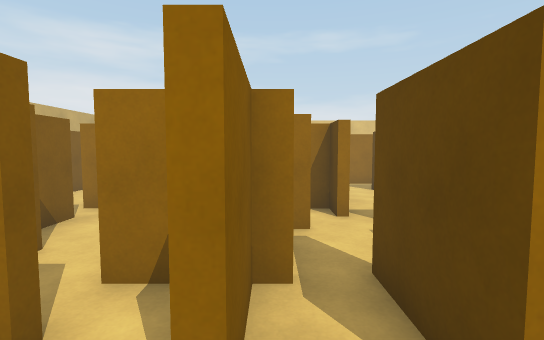
view 1 (above)

21 first-person views from a walk through a 3-D level made in the Unity game engine. The camera is 1.4 m above the floor, tilts 4° down and sees 85° across. The floor is counted in squares, 1 m on a side. Each view is taken from the middle of a square. On the plan, view 1 faces up. The plan holds only what a view shows up to about 14 squares ahead; the rest is blank. The place goes on beyond the plan. The player is left out.

view 2
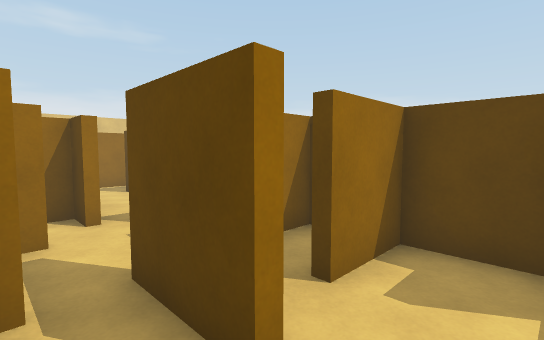

view 3
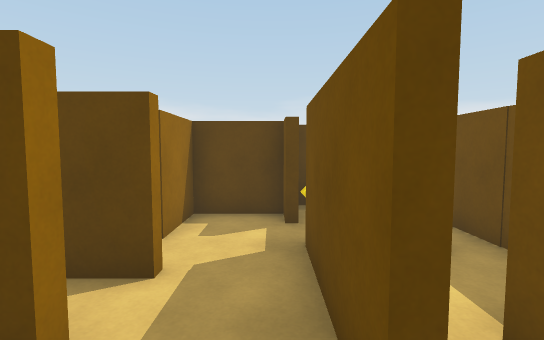

view 4
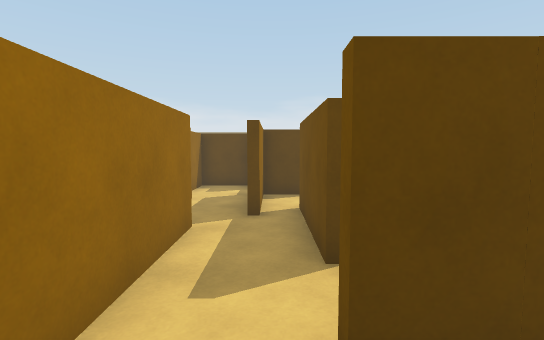

view 5
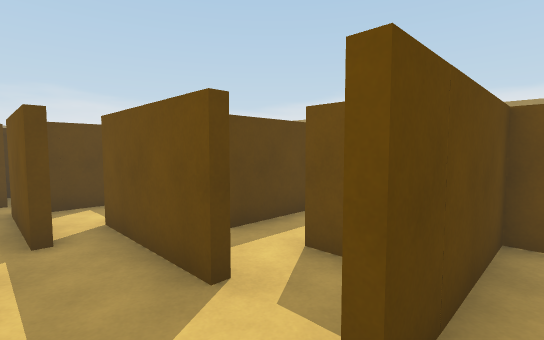

view 6
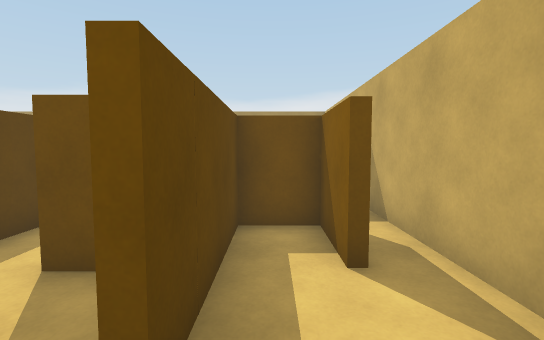

view 7
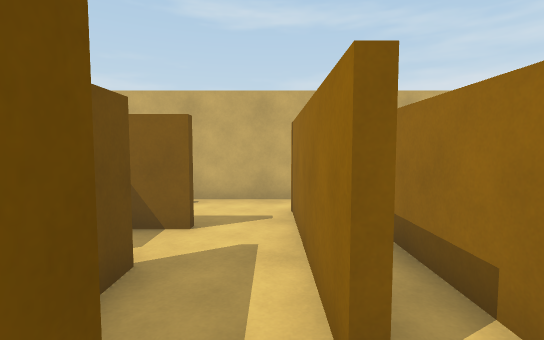

view 8
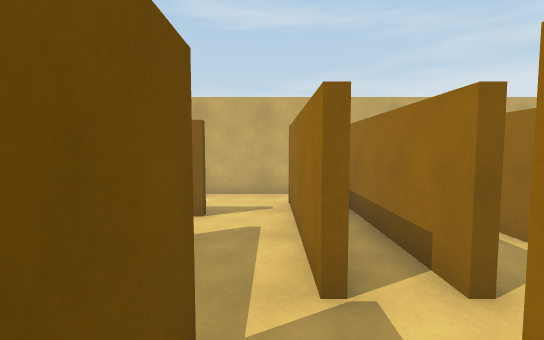

view 9
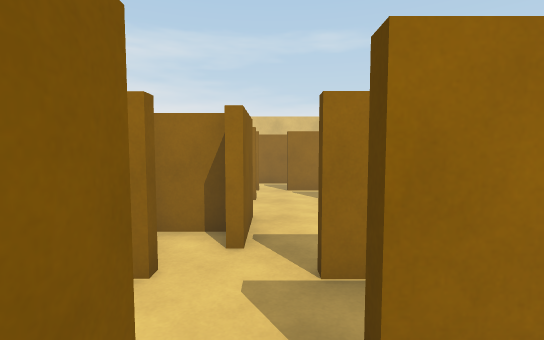

view 10
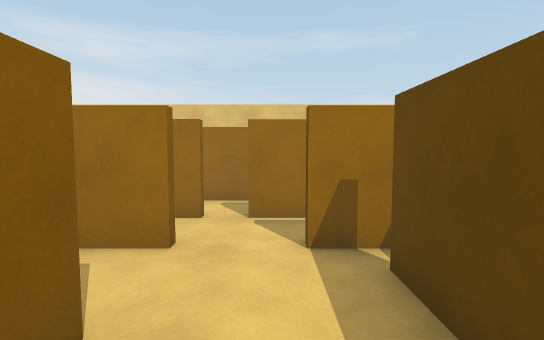

view 11
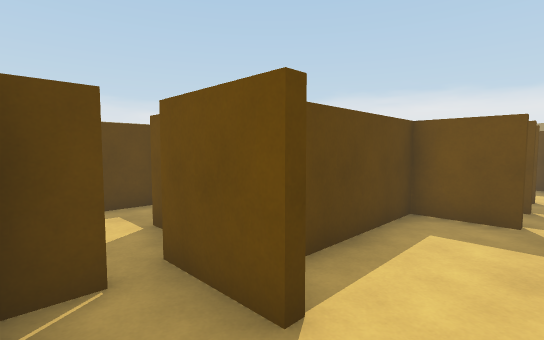

view 12
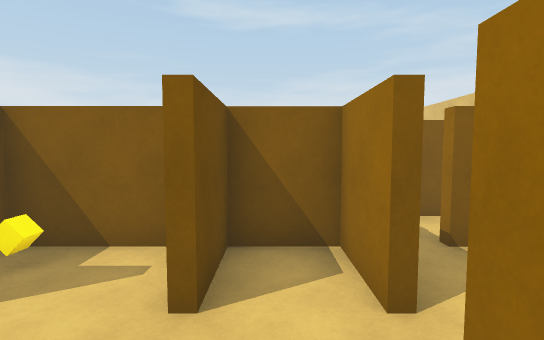

view 13
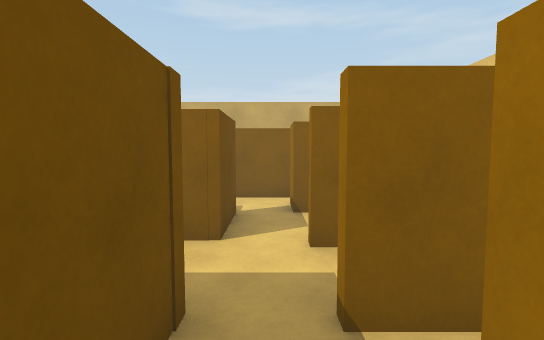

view 14
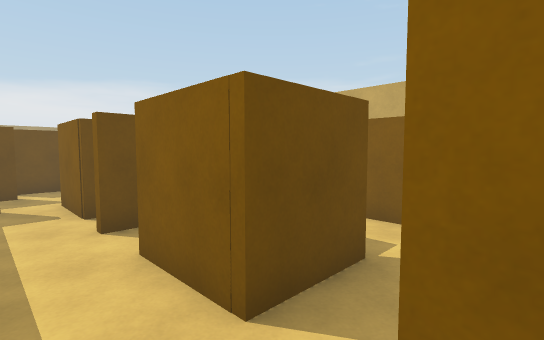

view 15
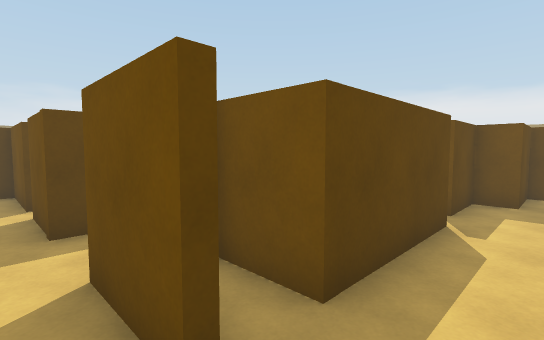

view 16
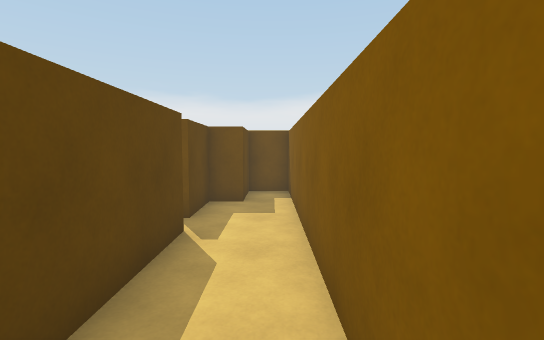

view 17
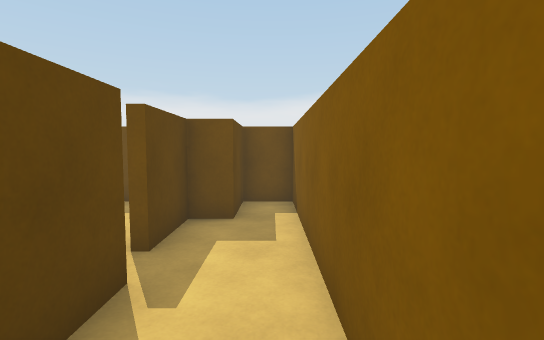

view 18
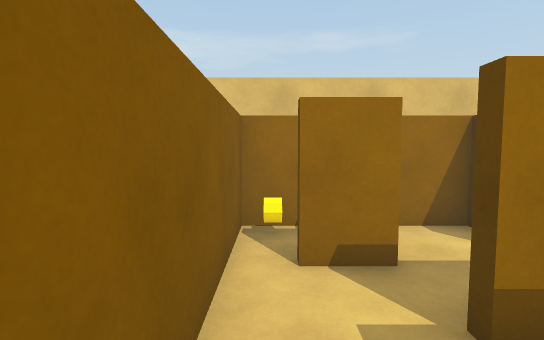

view 19
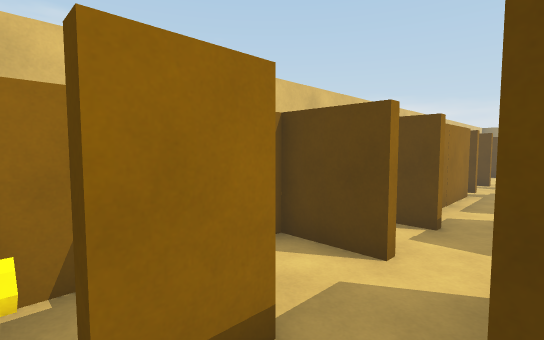

view 20
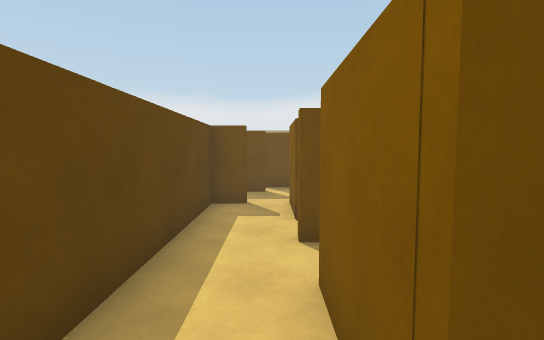

view 21
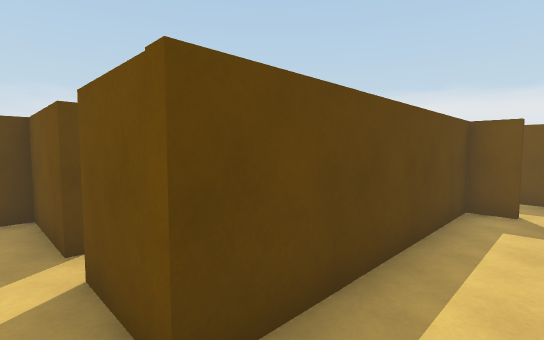

### Floor plan
Key: @ floor where view 1 was taken; # wall or solid block; . floor.
Columns run from 8 left of view 1 to 5 right of it. Each row starts with its distance up from view 1.
 15   #######
 14  ###..#.######
 13  #...........#
 12  #..##..##.###
 11  #..##..#....#
 10  #..##..##..##
  9  #..#...#...#
  8  #..##..##..#
  7  #..##..##..#
  6  #..##..##..#
  5  #..##.##..##
  4  #.###..#..##
  3  #.##.####..#
  2  ######.##.##
  1 #######.##..#
  0 #.......@...#
 -1 #......######
 -2 #..#.####
 -3 #..####
 -4 ##.#
 -5 ####

Positions as (right, up) in squares from view 1, and headings:
1: (0, 0), facing up
2: (0, 0), facing up-right
3: (-2, 0), facing right
4: (-7, -1), facing right
5: (-6, 0), facing down-right
6: (-6, 0), facing down
7: (0, 0), facing left
8: (1, 0), facing left
9: (2, 2), facing up
10: (3, 6), facing up
11: (2, 12), facing down-right
12: (4, 11), facing left
13: (2, 13), facing left
14: (-1, 14), facing down-left
15: (-6, 13), facing down-right
16: (-6, 12), facing down
17: (-6, 10), facing down
18: (-6, 10), facing up
19: (-6, 12), facing up-right
20: (-2, 13), facing down
21: (-2, 13), facing down-right
